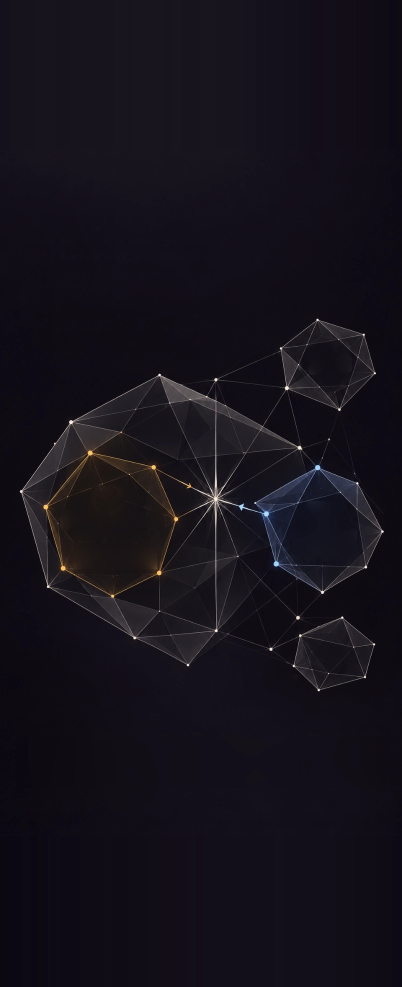
#> input picture clients/v2-prototype/art/phone-1-base.webp, 804 x 1973 px (shown at 1/2 size)
$ python build_phone_art.py ../clients/v2-prototype/art/phone-1-base.webp out
#> lines starting #> are read from the running program, lines starting #| are printed output that depends on the picture; after the words box and inside, x2 and y2 are one past the last pixel; in counts of white or black regions, pixels touching at a corner belong together
#> (reads tools/trace_phone.json from the repository)
### tools/fit_glow.py
"""Measure the soft glow around the phone Overview's marks in the concept raster.

usage: py -I tools/fit_glow.py <concept.png>

For each glowing silhouette (the amber diamond, the blue star), the glow is modelled as the silhouette blurred
with a Gaussian of sigma s and scaled by an amplitude a, laid over the local background in the glow's colour.
The per-pixel alpha of that colour is fitted against the concept: alpha = (pixel - background) . (colour -
background) / |colour - background|^2, over the pixels within 45 units of the silhouette that carry no ink
(luminance below 60). Prints the best sigma and amplitude per glow. The values go into tools/trace_phone.json
under "glows"; build_phone_art.py subtracts the same model from the art, and the live layer draws it back as
an SVG blur filter (round 10f), so the glow is not counted twice.
The Review button has no measurable outside glow in the concept (alpha within 0.01 out to 40 units), so it is
not in the list.
"""
import json
import sys

import cv2
import numpy as np
from scipy import ndimage


def background(rgb, dark, k=41):
#> called with k = 41
    out = np.zeros_like(rgb)
    n = ndimage.uniform_filter(dark.astype(np.float32), k)
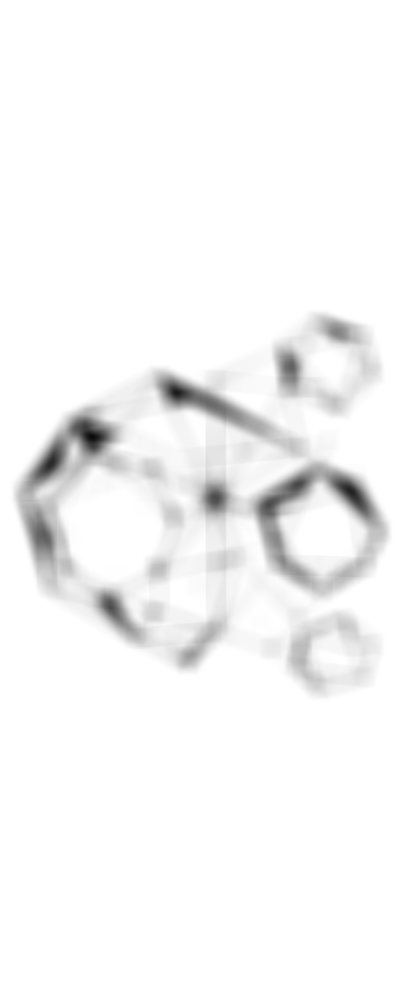
#> n: shape (1973, 804) float32 (shown at 1/2 size); min 0.0357, max 1, mean 0.966
    for c in range(3):
        s = ndimage.uniform_filter(np.where(dark, rgb[:, :, c], 0.0), k)
        out[:, :, c] = s / np.maximum(n, 1e-3)
#> this loop made 3 passes
#> pass 1, in background, `s = ndimage.uniform_filter(np.where(dark, rgb[:, :, c], 0.0), k)`:
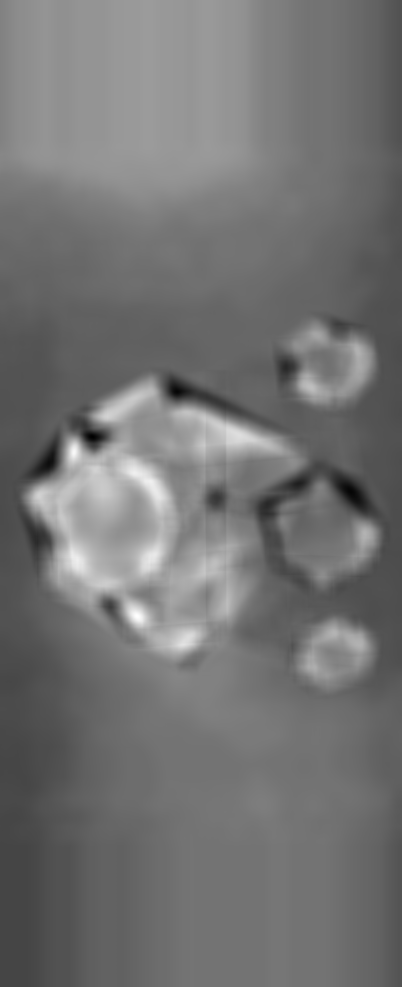
#> s: shape (1973, 804) float32 (shown at 1/2 size); min 1.43, max 40.18, mean 18.9; drawn with min black and max white
#> pass 2, in background, `s = ndimage.uniform_filter(np.where(dark, rgb[:, :, c], 0.0), k)`:
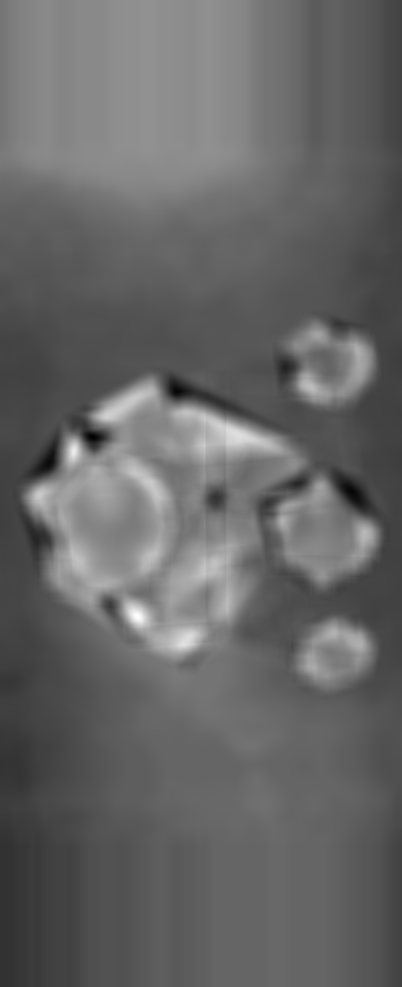
#> s: shape (1973, 804) float32 (shown at 1/2 size); min 1.16, max 35.98, mean 15.1; drawn with min black and max white
#> pass 3, in background, `s = ndimage.uniform_filter(np.where(dark, rgb[:, :, c], 0.0), k)`:
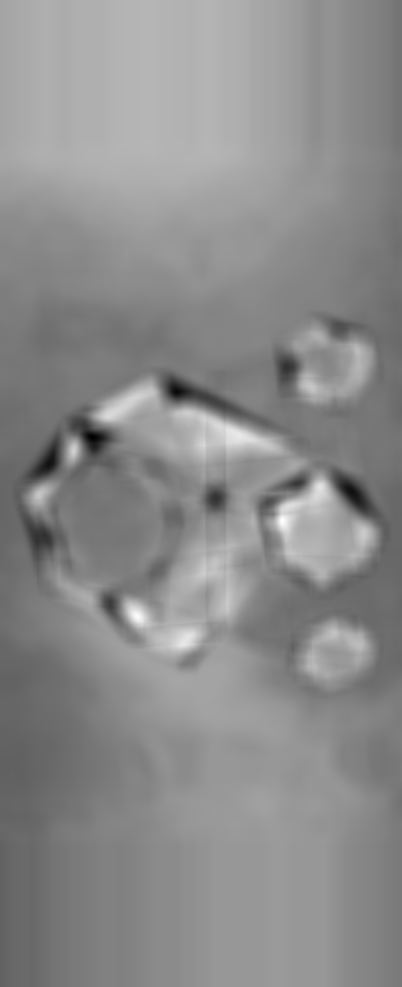
#> s: shape (1973, 804) float32 (shown at 1/2 size); min 1.08, max 43.03, mean 24.1; drawn with min black and max white
#> after the loop:
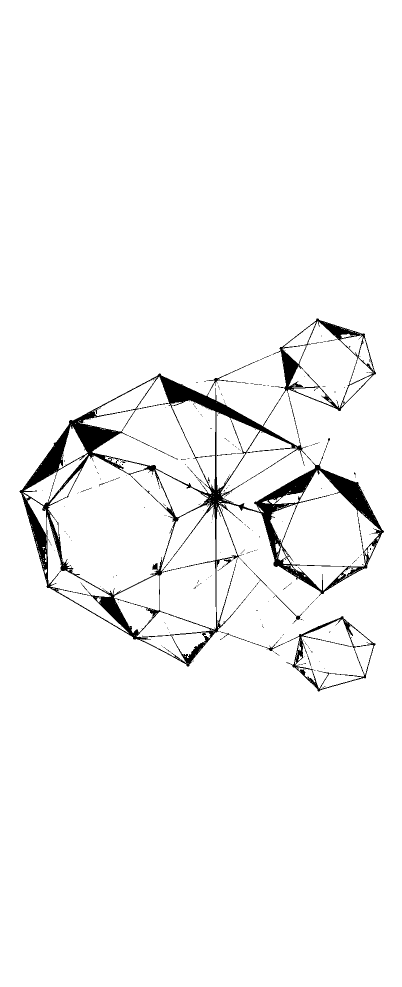
#> dark: shape (1973, 804) bool (shown at 1/2 size); 96.6% white; 224 black regions (217 under 20 px), largest, box (x1, y1, x2, y2) and area: (39, 637, 768, 1333) 50056, (439, 1232, 751, 1383) 2987, (434, 907, 473, 912) 49
#> after the loop:
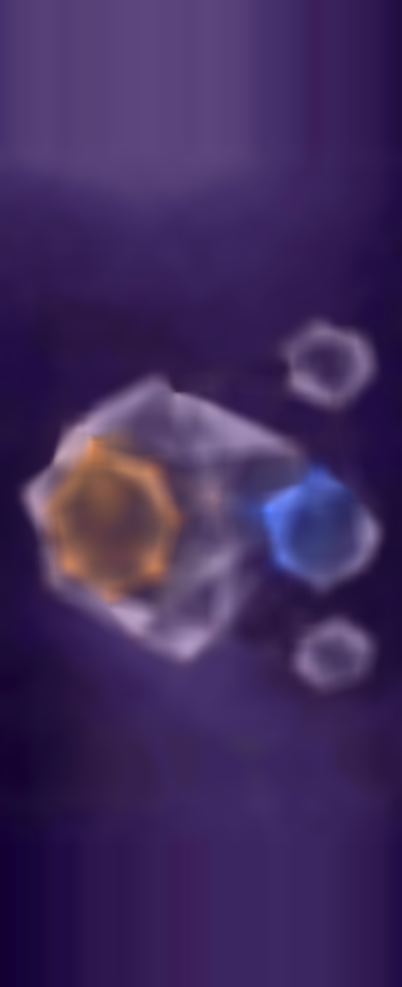
#> out: shape (1973, 804, 3) float32 (shown at 1/2 size); mean R, G, B 19.9, 15.9, 25.1; drawn with min black and max white
    return out


def silhouettes(rgb, lum, boxes):
    """The glowing silhouettes in concept units: the amber diamond (a filled rhombus in its box) and the blue star
    (the bright blue pixels in its box, closed and hole-filled). boxes: {'amber_diamond': [x0, y0, x1, y1], 'blue_star': [...]}"""
    H, W = lum.shape
#> H = 1973; W = 804
    yy, xx = np.mgrid[0:H, 0:W]
    out = {}
    if 'amber_diamond' in boxes:
        x0, y0, x1, y1 = boxes['amber_diamond']
#> x0 = 196; y0 = 680; x1 = 238; y1 = 719
        cx, cy = (x0 + x1) / 2.0, (y0 + y1) / 2.0
#> cx = 217; cy = 699.5
        out['amber_diamond'] = (np.abs(xx - cx) / ((x1 - x0) / 2.0) + np.abs(yy - cy) / ((y1 - y0) / 2.0)) <= 1
    if 'blue_star' in boxes:
        x0, y0, x1, y1 = boxes['blue_star']
#> x0 = 600; y0 = 700; x1 = 690; y1 = 780
        win = np.zeros((H, W), bool)
        win[y0:y1, x0:x1] = True
        blue = (rgb[:, :, 2] > 170) & (rgb[:, :, 0] < 170) & win
#> blue: shape (1973, 804) bool; every value is 0
        out['blue_star'] = ndimage.binary_fill_holes(ndimage.binary_closing(blue, iterations=2))
    return out


def subtract(art_bgr, concept_bgr, glows, pad):
    """Remove the measured glows from the art (BGR uint8, padded by `pad` rows top and bottom): the same model the
    live layer draws back, so no glow is counted twice."""
    rgb = concept_bgr[:, :, ::-1].astype(np.float32)
    lum = rgb.mean(axis=2)
    bg = background(rgb, lum < 45)
    sil = silhouettes(rgb, lum, {k: g['box'] for k, g in glows.items()})
#> sil = 2 items
    h = concept_bgr.shape[0]
#> h = 1973
#> (the run stopped early here; a loop or call above may not have finished)
